Frame 1 (no input): blank canvas, image omitted
Frame 60 (no input): blank canvas, image omitted
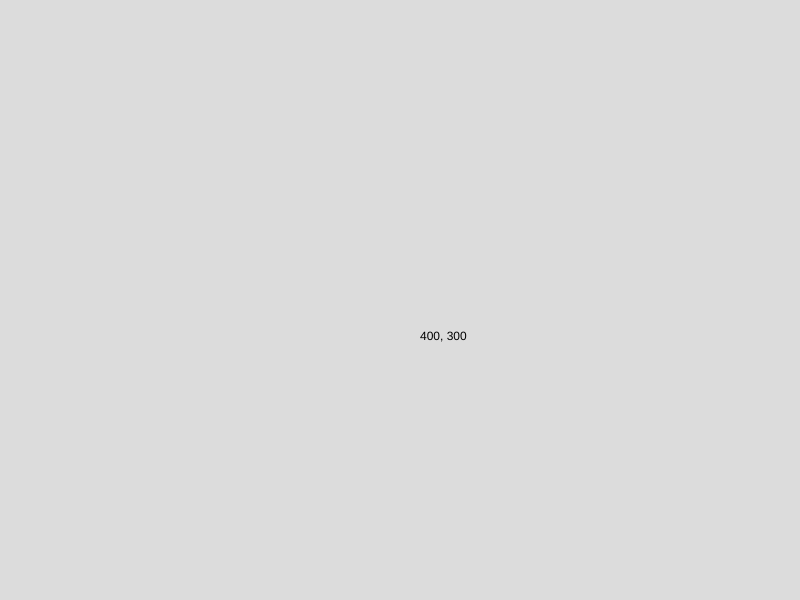
Frame 120 (the mouse pressed at the canvas centre since frame 60)

The p5.js sketch whose frames 1 and 60 were blank and that drew this single picture after the mouse press (run headless with seeded random() and noise() and a simulated clock; from frame 60 on, the mouse is pressed at the canvas centre):

// p5.js sketch
// ── sketch.js
const canvasWidth = 800;
const canvasHeight = 600;

let showMousePos;
let labelPosX;
let labelPosY;

function setup() {
    createCanvas(canvasWidth, canvasHeight);
}

function draw() {
    background(220);
    fill(0);

    // ({labelPosX, labelPosY, showMousePos} = setCurrentStrategy(edgeAwareStrategy));
    ({labelPosX, labelPosY, showMousePos} = setCurrentStrategy(stickyCornerStrategy));

    if (showMousePos) text(`${mouseX}, ${mouseY}`, labelPosX, labelPosY)
}

function setCurrentStrategy(strategy) {
  return strategy();
}

function edgeAwareStrategy() {
    let labelPosX, labelPosY, showMousePos;

    if (mouseX < 0 || mouseY < 0) showMousePos = false;
    else if (mouseX > canvasWidth || mouseY > canvasHeight) showMousePos = false;
    else showMousePos = true;

    if (canvasWidth - mouseX < 80) {
        labelPosX = mouseX - 80;
    }
    else {
        labelPosX = mouseX + 20;
    }

    if (canvasHeight - mouseY < 45) {
        labelPosY = mouseY - 15;
    }
    else {
        labelPosY = mouseY + 45;
    }

    return {labelPosX, labelPosY, showMousePos};
}

function stickyCornerStrategy() {
    let labelPosX, labelPosY, showMousePos;
    let mouseOffsetX = 20;
    let mouseOffsetY = 40;
    let textWidth = 80;
    let textHeight = 20;

    const padding = 20;

    showMousePos = true;

    labelPosX = mouseX + mouseOffsetX;
    labelPosY = mouseY + mouseOffsetY;

    if (mouseX + mouseOffsetX + textWidth + padding > canvasWidth) {
        labelPosX = canvasWidth - textWidth - padding;
    }
    else if (mouseX - mouseOffsetX < 0) {
        labelPosX = mouseOffsetX + padding;
    }

    if (mouseY + mouseOffsetY + textHeight + padding > canvasHeight) {
        labelPosY = canvasHeight - textHeight - padding;
    }
    else if (mouseY - padding < 0) {
        labelPosY = mouseOffsetY + padding;
    }

    return {labelPosX, labelPosY, showMousePos};
}
